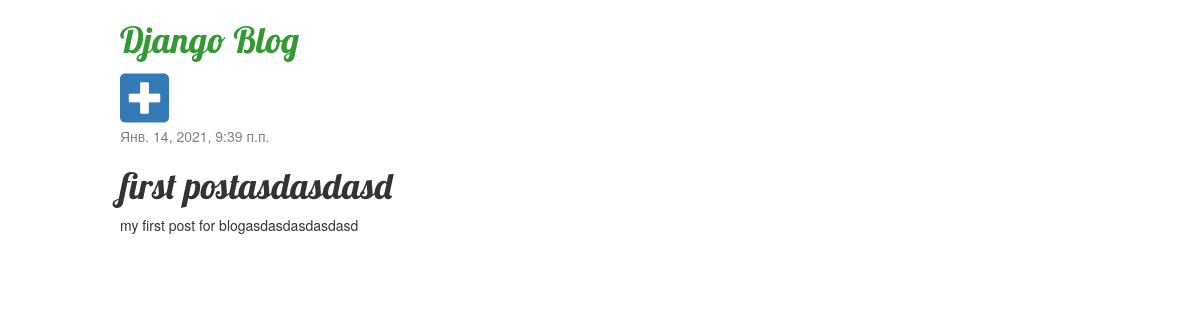
The app's page /post/1/ with its own data.
### blog/models.py (models this page shows, shortened)
class Post(models.Model):
    author = models.ForeignKey(settings.AUTH_USER_MODEL, on_delete=models.CASCADE, verbose_name='Автор')
    title = models.CharField(max_length=200, verbose_name='Заголовок')
    text = models.TextField(verbose_name='Текст')
    created_date = models.DateTimeField(default=timezone.now, verbose_name='Дата создания')
    published_date = models.DateTimeField(blank=True, null=True, verbose_name='Дата публикации')
    class Meta:
        verbose_name = 'Пост'
        verbose_name_plural = 'Посты'

### blog/views.py (the view)
# urls.py: path('post/<int:pk>/', post_detail, name='post_detail'),
def post_detail(request, pk):
    post = get_object_or_404(Post, pk=pk)
    return render(request, 'blog/post_detail.html', {'post': post})

### blog/templates/blog/post_detail.html (shortened to what this page needs)
{% extends 'blog/base.html' %}
{% block content %}
    <div class="post">
        {% if post.published_date %}
            <div class="date">
                {{ post.published_date }}
            </div>
        {% endif %}
        <h1>{{ post.title }}</h1>
        <p>{{ post.text|linebreaksbr }}</p>
    </div>
{% endblock %}

### blog/static/css/blog.css (style rules this page uses)
h1, h2, h3, h4 { font-family: 'Lobster', cursive; }
.date { color: #828282; }
.post { margin-bottom: 70px; }
body { padding-left: 10%; }

### records on screen
Post: published_date "Янв. 14, 2021, 9:39 п.п.", title "first postasdasdasd", text "my first post for blogasdasdasdasdasd"
